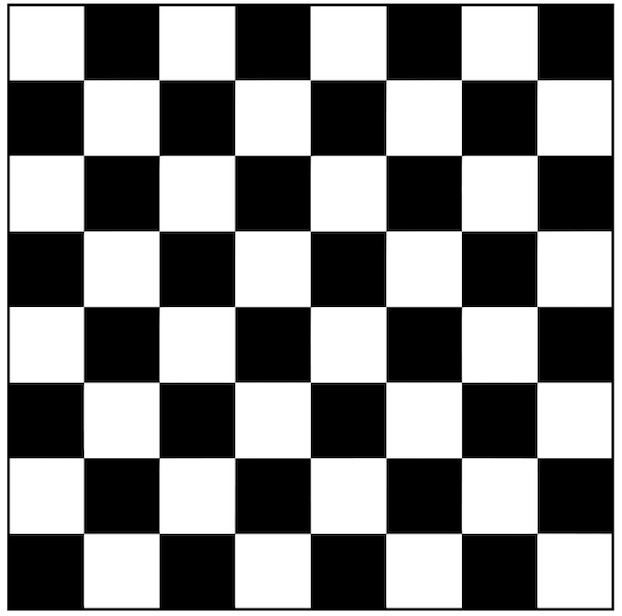
#> input picture images/chess_board.png, 622 x 616 px
$ jupyter execute --allow-errors '09 - Corner Detection.ipynb'
#> lines starting #> are read from the running program, lines starting #| are printed output that depends on the picture
[cell 1]
import cv2
import matplotlib.pyplot as plt
import numpy as np

[cell 2]
flat_chess = cv2.imread('images/chess_board.png')
#> flat_chess is the input picture: shape (616, 622, 3); mean B, G, R 131.4, 131.4, 131.4
flat_chess = cv2.cvtColor(flat_chess, cv2.COLOR_BGR2RGB)

[cell 3]
plt.imshow(flat_chess)

[cell 4]
gray_flat_chess = cv2.cvtColor(flat_chess, cv2.COLOR_BGR2GRAY)

[cell 5]
plt.imshow(gray_flat_chess, cmap='gray')

[cell 6]
real_chess= cv2.imread('images/real_chess.jpeg')
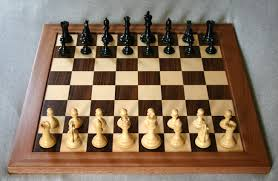
#> input picture images/real_chess.jpeg, 278 x 181 px
#> real_chess is the input picture: shape (181, 278, 3); mean B, G, R 98.4, 117.6, 137.6
real_chess = cv2.cvtColor(real_chess, cv2.COLOR_BGR2RGB)
plt.imshow(real_chess)

[cell 7]
gray_real_chess = cv2.cvtColor(real_chess, cv2.COLOR_BGR2GRAY)
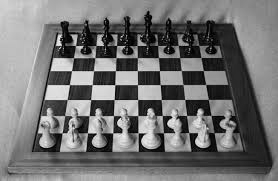
#> gray_real_chess: shape (181, 278); min 0, max 251, mean 114.1
plt.imshow(gray_real_chess, cmap='gray')

[cell 8]
gray = np.float32(gray_flat_chess)

[cell 9]
dst = cv2.cornerHarris(src=gray, blockSize=2, ksize=3, k=0.04)
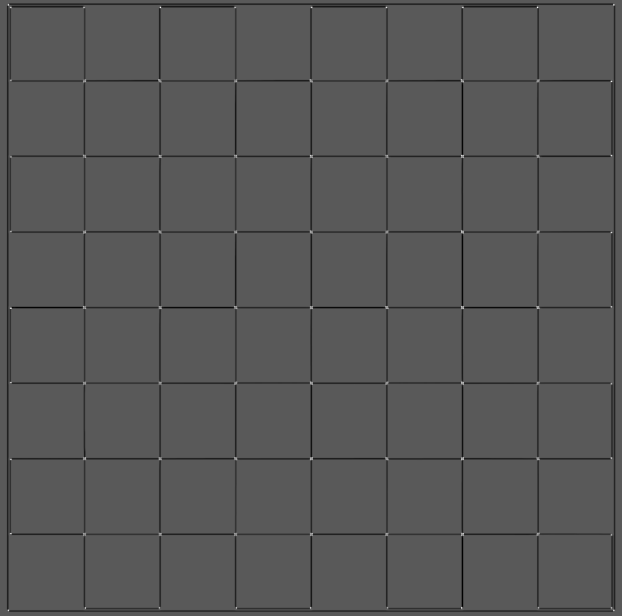
#> dst: shape (616, 622) float32; min -140152448, max 257776608, mean -3854833; drawn with min black and max white

[cell 10]
dst = cv2.dilate(dst, None)
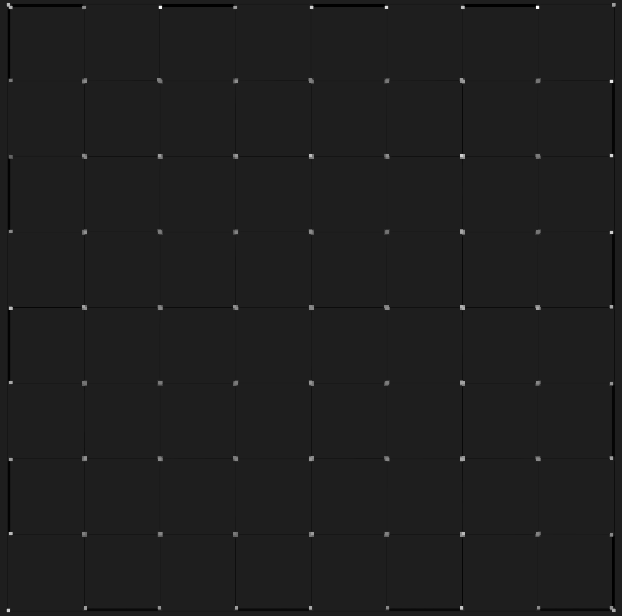
#> dst: shape (616, 622) float32; min -35170832, max 257776608, mean 55545.2; drawn with min black and max white

[cell 11]
flat_chess[dst>0.01*dst.max()] = [225,0,0]
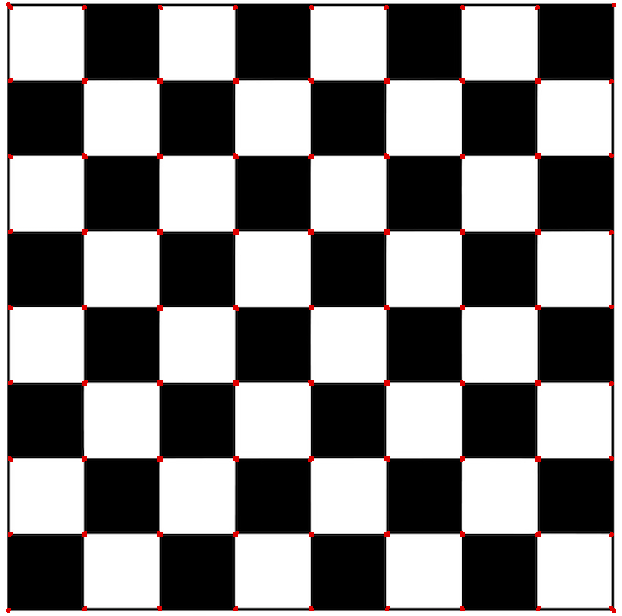
#> flat_chess: shape (616, 622, 3); mean R, G, B 132, 130.6, 130.6

[cell 12]
plt.imshow(flat_chess)

[cell 13]
gray = np.float32(gray_real_chess)
#> gray: shape (181, 278) float32

[cell 14]
dst = cv2.cornerHarris(src=gray, blockSize=2, ksize=3, k=0.04)
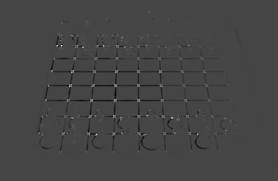
#> dst: shape (181, 278) float32; min -50373700, max 133615768, mean -549561.4; drawn with min black and max white

[cell 15]
dst = cv2.dilate(dst, None)
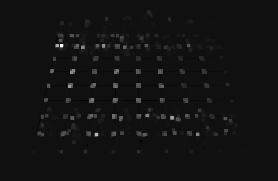
#> dst: shape (181, 278) float32; min -8965614, max 133615768, mean 1421469.6; drawn with min black and max white

[cell 16]
real_chess[dst>0.01*dst.max()] = [255,0,0]
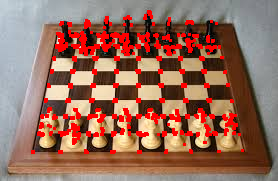
#> real_chess: shape (181, 278, 3); mean R, G, B 150.7, 107.8, 91.3

[cell 17]
plt.imshow(real_chess)

[cell 18]
flat_chess = cv2.imread('images/chess_board.png')
flat_chess = cv2.cvtColor(flat_chess, cv2.COLOR_BGR2RGB)
gray_flat_chess = cv2.cvtColor(flat_chess, cv2.COLOR_BGR2GRAY)

real_chess= cv2.imread('images/real_chess.jpeg')
real_chess = cv2.cvtColor(real_chess, cv2.COLOR_BGR2RGB)
gray_real_chess = cv2.cvtColor(real_chess, cv2.COLOR_BGR2GRAY)

[cell 19]
corners = cv2.goodFeaturesToTrack(gray_flat_chess, 100, 0.01, 10)
#> corners = 81 rows, first 8: [311, 457], [234, 457], [462, 457], [311, 383], [234, 383], [462, 383], [385, 306], [538, 79]

[cell 20]
corners = np.int0(corners)

[cell 21]
corners
#> Out has the same summary as corners

[cell 22]
for i in corners:
    x, y = i.ravel()
    cv2.circle(flat_chess, (x, y), 5, (255,0,0), -1)
#> this loop made 81 passes
#> (x, y) on passes 1 to 12: (311, 457), (234, 457), (462, 457), (311, 383), (234, 383), (462, 383), (385, 306), (538, 79), (311, 306), (158, 79), (385, 457), (461, 155)
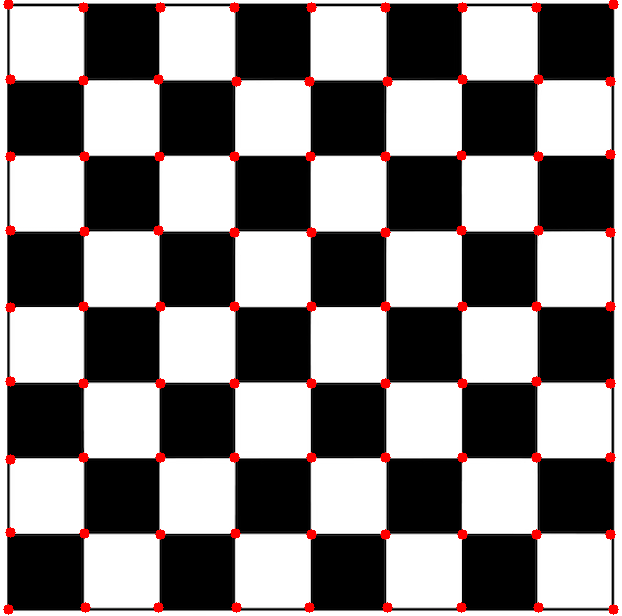
#> flat_chess: shape (616, 622, 3); mean R, G, B 133.5, 129.1, 129.1

[cell 23]
plt.imshow(flat_chess)

[cell 24]
corners = cv2.goodFeaturesToTrack(gray_real_chess, 100, 0.01, 10)
#> corners = 100 rows, first 8: [171, 117], [68, 86], [115, 99], [114, 84], [82, 46], [72, 70], [60, 45], [91, 99]

[cell 25]
corners = np.int0(corners)

[cell 26]
for i in corners:
    x, y = i.ravel()
    cv2.circle(real_chess, (x, y), 3, (255,0,0), -1)
#> this loop made 100 passes
#> (x, y) on passes 1 to 12: (171, 117), (68, 86), (115, 99), (114, 84), (82, 46), (72, 70), (60, 45), (91, 99), (90, 115), (93, 84), (116, 70), (113, 115)
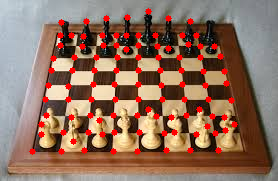
#> real_chess: shape (181, 278, 3); mean R, G, B 144.8, 111.5, 93.8

[cell 27]
plt.imshow(real_chess)

### Resume

[cell 28]
gray_flat_chess = cv2.cvtColor(flat_chess, cv2.COLOR_BGR2GRAY)
dst = cv2.cornerHarris(src=gray, blockSize=2, ksize=3, k=0.04)
dst = cv2.dilate(dst, None)
#> (the rest of this cell did not finish here and is left out)
